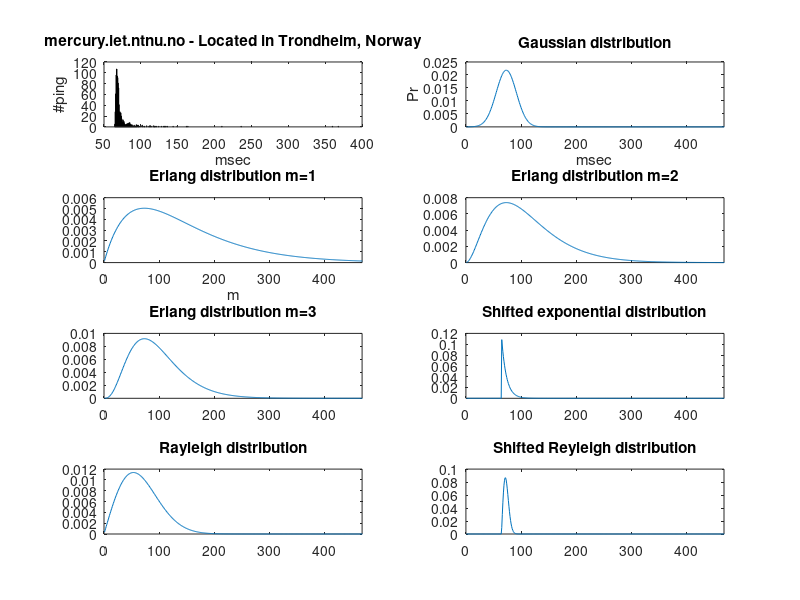
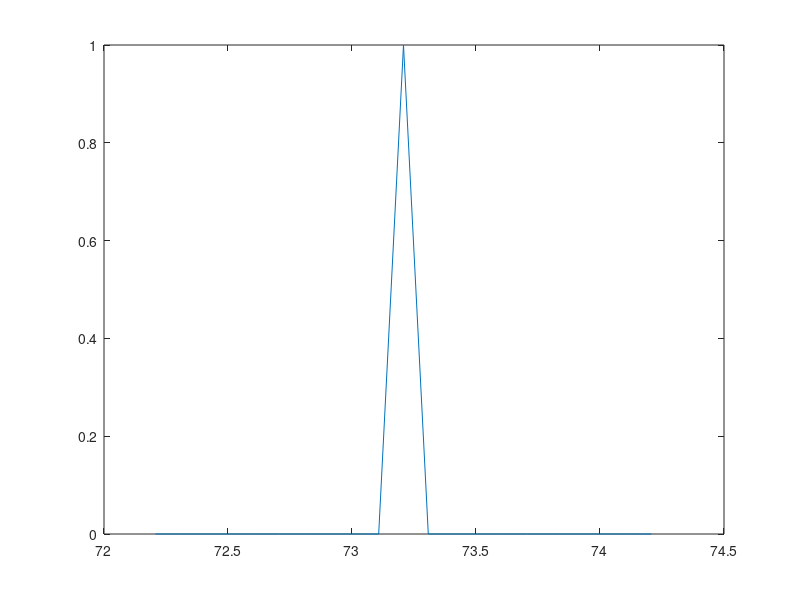

These figures' MATLAB source, in order:

% HW, Statistical Signal Processing,
% Written by Henning Schei 

%Collecting data from 3 different places
choise = 0;
close all;
if (choise)
    res=zeros(1000,4);
    res(1:1000,1) = pingstats('mercury.iet.ntnu.no' , 1000, ''); % Norwegian Univ. of Science and Technology #1 in res
    res(1:1000,2) = pingstats('atalante.stanford.edu', 1000,''); % Standford University                      #2 in res
    res(1:1000,3) = pingstats('mx.vvsu.ru',1000,''); % Vladivostok State University of Econimics and Service  #3 in res
    res(1:1000,4) = pingstats('197.255.176.1',1000,''); %Brazzaville                                         #didn't work

    %res(1:100,3) = pingstats('archlinux.uib.no',100,'');
    % 217.74.123.50 % ISP = Vladivostok SU
    % 197.214.128.4 Airtel Congo. % sykt treg
    % 197.255.176.1 Brazzaville   
    % 197.220.64.1 , Mogadishu    % relativ rask
else
    
    % Check if data file exists
    if exist('pingmania.mat') == 2
        % unpack from .mat file pingmania.mat
        tmp  = load('pingmania.mat');
        res  = tmp.res(:,:); % fix 4.colunm
    else
        fprintf('You need to add til file pingmania.mat to the current directory\n');
        return
    end
    
end


data = res(1:1000,1);
%% Problem iii) Calculating $$\Theta_{ML_{i}} \ \ $ for each of the distributions 

% Gaussian distribution

mu_G = sum(data)/length(data);
tmp=0;
for i = 1:length(data)
    tmp = tmp + power(data(i) - mu_G,2);
end
ro_G = tmp/length(data); 

% Rayleigh
ro_R = power(2*length(data),-1) * sum (data.^2);


% Erlang distribution
m = [1,2,3];
lambda_E = (m*length(data))/sum(data);

% Shifted exponential distribution
alpha_exp = min(data);
tmp=0;
for i =1:length(data)
    tmp = tmp + data(i) - alpha_exp; 
end

lambda_exp = length(data)/tmp;


% Shifted Rayleigh
% 


%% Problem iv: Superimpose graphs of histograms and marginal denseties

% pdf's:

f_G = (1./sqrt(2.*pi.*ro_G)) .* exp(-power( (1:1000)-mu_G,2)./(2.*ro_G));
f_R = ((1:1000)./ro_R).*exp (-(power((1:1000),2))./(2.*ro_R ));
M = 1;
f_E1 = (power(lambda_E(1),M+1)./(factorial(M))).*power((1:1000),M).*exp(-lambda_E(1).*(1:1000));
M = 2;
f_E2 = (power(lambda_E(2),M+1)./(factorial(M))).*power((1:1000),M).*exp(-lambda_E(2).*(1:1000));
M = 3;
f_E3 = (power(lambda_E(3),M+1)./(factorial(M))).*power((1:1000),M).*exp(-lambda_E(3).*(1:1000));
f_exp = zeros(1,1000);
for i=1:1000
    if i< alpha_exp
        f_exp(i)=0;
    elseif i>=alpha_exp
        f_exp(i) = lambda_exp .* exp(-lambda_exp.*(i-alpha_exp));
    end
end
alpha_SR = min(data)+0.01;
f_SR = zeros(1,1000);
tmp1=0;
tmp2=0;

for j=1:1000
    tmp1 = tmp1 + data(j)-alpha_SR;
    tmp2 = tmp2 + 1/(data(j)-alpha_SR);
end

ro_SR=tmp1/tmp2;

for i =1:1000
    if i<alpha_SR
        f_SR(i)=0;
    elseif i>=alpha_SR
        f_SR(i)= ((i-alpha_SR)./ro_SR)*exp(-((i-alpha_SR).^2)./(2*ro_SR)); 
    end
end


figure; 
% Plotting histograms and margnial densisies

subplot(4,2,1)
hist(res(:,1), 500);
xlabel 'msec'
ylabel '#ping'
title 'mercury.iet.ntnu.no - Located in Trondheim, Norway';
subplot(4,2,2)
plot(f_G)
xlim([0 max(data)+100])
xlabel 'msec'
ylabel 'Pr'
title  'Gaussian distribution'
subplot(4,2,3)
plot(f_E1);
xlim([0 max(data)+100])
xlabel 'm'
title 'Erlang distribution m=1'
subplot(4,2,4)
plot(f_E2)
xlim([0 max(data)+100])
title 'Erlang distribution m=2'
subplot(4,2,5)
plot(f_E3)
xlim([0 max(data)+100])
title 'Erlang distribution m=3'
subplot(4,2,6)
plot(f_exp)
xlim([0 max(data)+100])
title 'Shifted exponential distribution'
subplot(4,2,7)
plot(f_R)
xlim([0 max(data)+100])
title 'Rayleigh distribution'
subplot(4,2,8)
plot(f_SR)
xlim([0 max(data)+100])
title 'Shifted Reyleigh distribution'

%% Problem v) 
%
% Finding the distribution that maximizes the likelihood: 



figure;

sw = mean(data)-1:000.1:mean(data)+1;
for k=1:length(sw)
    L(k) = exp(-(sum(data-sw(k)).^2)./2);
    k=k+1;
end
plot(sw,L)


% Gaussian distribution
p_G = mle (data);
% Rayleigh distribution
% p_R = mle (data, 'pdf', f_R, 'start',0);
% % Erlang distributions
% p_E1 = mle(data,'pdf',f_E1, 'start', 0);
% p_E2 = mle(data,'pdf',f_E2, 'start', 0);
% p_E3 = mle(data,'pdf',f_E3, 'start', 0);
% % Shifted exponential distribution
% p_exp = mle(data,'pdf',f_exp,'start',min(data));
% % Shifted Rayleigh distribution
% p_SR = mle(data,'pdf', f_SR,'start',min(data)); 

% Is the mean of a shifted dist the same as the unshifted mean + shift????








% 
% 
% figure;
% hist(res(:,2),500);
% xlabel 'msec'
% ylabel '#ping'
% title 'atlante.standford.edu - Located in California';
% figure;
% hist(res(:,3),500);
% xlabel 'msec'
% ylabel '#ping'
% title 'mx.vvsu.ru - Located in Vladivostok, Russia.';
% close all
























%res = res';
